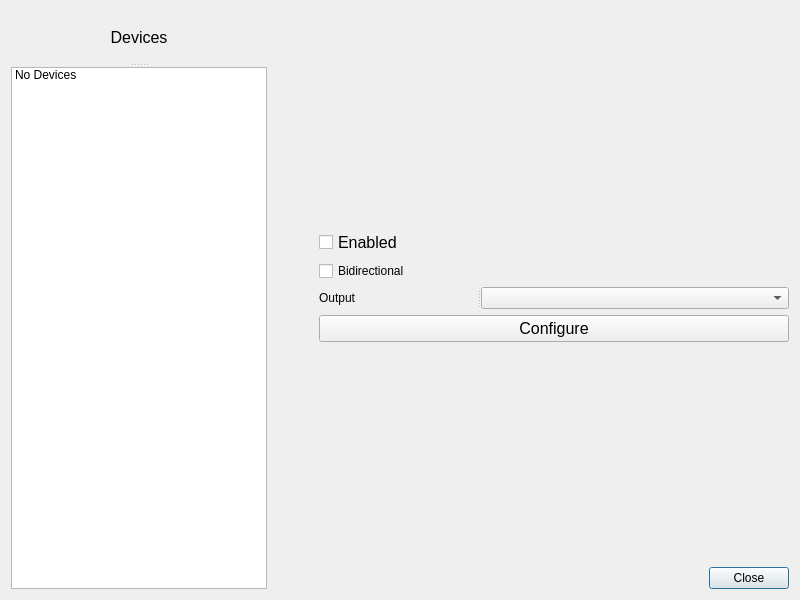
<?xml version="1.0" encoding="UTF-8"?>
<ui version="4.0">
 <author>Christopher P Yarger</author>
 <class>SettingsDialog</class>
 <widget class="QDialog" name="SettingsDialog">
  <property name="geometry">
   <rect>
    <x>0</x>
    <y>0</y>
    <width>800</width>
    <height>600</height>
   </rect>
  </property>
  <property name="sizePolicy">
   <sizepolicy hsizetype="MinimumExpanding" vsizetype="MinimumExpanding">
    <horstretch>0</horstretch>
    <verstretch>0</verstretch>
   </sizepolicy>
  </property>
  <property name="baseSize">
   <size>
    <width>800</width>
    <height>600</height>
   </size>
  </property>
  <property name="windowTitle">
   <string>OBS MIDI Settings</string>
  </property>
  <property name="modal">
   <bool>true</bool>
  </property>
  <layout class="QGridLayout" name="gridLayout">
   <item row="0" column="0">
    <widget class="QSplitter" name="splitter">
     <property name="orientation">
      <enum>Qt::Vertical</enum>
     </property>
     <widget class="QLabel" name="lbl_midi_dev">
      <property name="font">
       <font>
        <family>Tahoma</family>
        <pointsize>12</pointsize>
       </font>
      </property>
      <property name="text">
       <string>Devices</string>
      </property>
      <property name="alignment">
       <set>Qt::AlignCenter</set>
      </property>
     </widget>
     <widget class="QListWidget" name="list_midi_dev">
      <item>
       <property name="text">
        <string>No Devices</string>
       </property>
      </item>
     </widget>
    </widget>
   </item>
   <item row="0" column="1">
    <layout class="QFormLayout" name="formLayout">
     <item row="6" column="1">
      <spacer name="verticalSpacer">
       <property name="orientation">
        <enum>Qt::Vertical</enum>
       </property>
       <property name="sizeHint" stdset="0">
        <size>
         <width>20</width>
         <height>40</height>
        </size>
       </property>
      </spacer>
     </item>
     <item row="7" column="1">
      <widget class="QDialogButtonBox" name="buttonBox">
       <property name="orientation">
        <enum>Qt::Horizontal</enum>
       </property>
       <property name="standardButtons">
        <set>QDialogButtonBox::Close</set>
       </property>
      </widget>
     </item>
     <item row="5" column="1">
      <widget class="QPushButton" name="btn_configure">
       <property name="enabled">
        <bool>true</bool>
       </property>
       <property name="sizePolicy">
        <sizepolicy hsizetype="Preferred" vsizetype="Preferred">
         <horstretch>0</horstretch>
         <verstretch>0</verstretch>
        </sizepolicy>
       </property>
       <property name="maximumSize">
        <size>
         <width>16777215</width>
         <height>200</height>
        </size>
       </property>
       <property name="font">
        <font>
         <family>Tahoma</family>
         <pointsize>12</pointsize>
        </font>
       </property>
       <property name="autoFillBackground">
        <bool>false</bool>
       </property>
       <property name="text">
        <string>Configure</string>
       </property>
       <property name="flat">
        <bool>false</bool>
       </property>
      </widget>
     </item>
     <item row="4" column="1">
      <widget class="QSplitter" name="splitter_2">
       <property name="orientation">
        <enum>Qt::Horizontal</enum>
       </property>
       <widget class="QLabel" name="label">
        <property name="text">
         <string>Output</string>
        </property>
       </widget>
       <widget class="QComboBox" name="outbox">
        <property name="sizePolicy">
         <sizepolicy hsizetype="Fixed" vsizetype="Fixed">
          <horstretch>0</horstretch>
          <verstretch>0</verstretch>
         </sizepolicy>
        </property>
       </widget>
      </widget>
     </item>
     <item row="0" column="1">
      <spacer name="verticalSpacer_4">
       <property name="orientation">
        <enum>Qt::Vertical</enum>
       </property>
       <property name="sizeHint" stdset="0">
        <size>
         <width>20</width>
         <height>40</height>
        </size>
       </property>
      </spacer>
     </item>
     <item row="1" column="1">
      <widget class="QCheckBox" name="check_enabled">
       <property name="font">
        <font>
         <family>Tahoma</family>
         <pointsize>12</pointsize>
        </font>
       </property>
       <property name="text">
        <string>Enabled</string>
       </property>
      </widget>
     </item>
     <item row="3" column="1">
      <widget class="QCheckBox" name="bidirectional">
       <property name="text">
        <string>Bidirectional</string>
       </property>
      </widget>
     </item>
     <item row="3" column="0">
      <spacer name="horizontalSpacer">
       <property name="orientation">
        <enum>Qt::Horizontal</enum>
       </property>
       <property name="sizeHint" stdset="0">
        <size>
         <width>40</width>
         <height>20</height>
        </size>
       </property>
      </spacer>
     </item>
    </layout>
   </item>
  </layout>
 </widget>
 <resources/>
 <connections>
  <connection>
   <sender>buttonBox</sender>
   <signal>clicked(QAbstractButton*)</signal>
   <receiver>SettingsDialog</receiver>
   <slot>close()</slot>
   <hints>
    <hint type="sourcelabel">
     <x>575</x>
     <y>521</y>
    </hint>
    <hint type="destinationlabel">
     <x>423</x>
     <y>294</y>
    </hint>
   </hints>
  </connection>
 </connections>
 <designerdata>
  <property name="gridDeltaX">
   <number>10</number>
  </property>
  <property name="gridDeltaY">
   <number>10</number>
  </property>
  <property name="gridSnapX">
   <bool>true</bool>
  </property>
  <property name="gridSnapY">
   <bool>true</bool>
  </property>
  <property name="gridVisible">
   <bool>true</bool>
  </property>
 </designerdata>
</ui>
